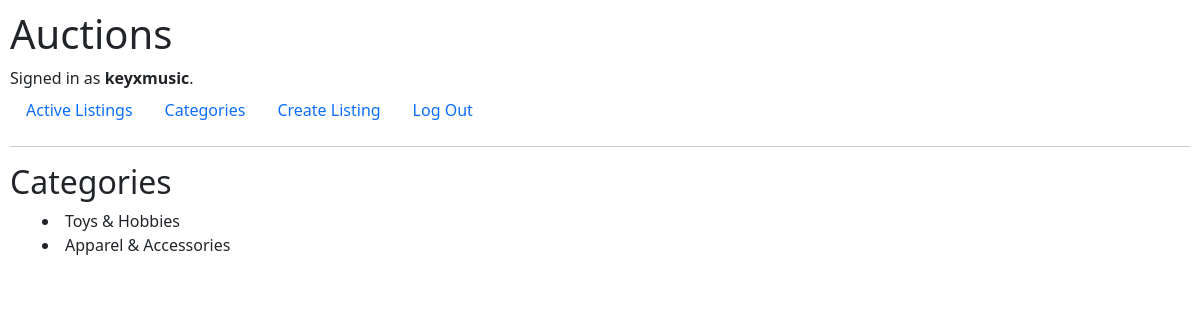
The page /categories (signed in) on the database its author committed.
### auctions/models.py (models this page shows)
class User(AbstractUser):
    pass

class Category(models.Model):
    category = models.CharField(max_length=64)
    def __str__(self):
        return f"{self.category}"

### auctions/views.py (the view)
# urls.py: path("categories", views.categories, name="categories"),
def categories(request):
    categorys = Category.objects.all()
    return render(request, "auctions/categories.html", {
        "categorys": categorys
    })

### auctions/templates/auctions/categories.html
{% extends 'auctions/layout.html' %}
{% block body %}
    <h2>Categories</h2>
    <div class="container">
        {% for category in categorys %}
            <li>{{ category }}</li>
        {% endfor %}
    </div>
{% endblock %}

### auctions/templates/auctions/layout.html (shortened to what this page needs)
{% load static %}
<!DOCTYPE html>
<html lang="en">
    <head>
        <link href="https://cdn.jsdelivr.net/npm/bootstrap@5.0.2/dist/css/bootstrap.min.css" rel="stylesheet">
        <link href="{% static 'auctions/styles.css' %}" rel="stylesheet">
    </head>
    <body>
        <h1>Auctions</h1>
        <div>
            {% if user.is_authenticated %}
                Signed in as <strong>{{ user.username }}</strong>.
            {% else %}
                Not signed in.
            {% endif %}
        </div>
        <ul class="nav">
            <li class="nav-item">
                <a class="nav-link" href="{% url 'index' %}">Active Listings</a>
            </li>
            <li class="nav-item">
                <a class="nav-link" href="{% url 'categories' %}">Categories</a>
            </li>
            {% if user.is_authenticated %}
                <li class="nav-item">
                    <a class="nav-link" href="{% url 'create_listing' %}">Create Listing</a>
                </li>
                <li class="nav-item">
                    <a class="nav-link" href="{% url 'logout' %}">Log Out</a>
                </li>
            {% endif %}
        </ul>
        <hr>
        {% block body %}
        {% endblock %}
    </body>
</html>

### auctions/static/auctions/styles.css (style rules this page uses)
body { padding: 10px; }
a { text-decoration: none; color: black; }

### rows shown on the page
User: username "keyxmusic"
Category: category "Toys & Hobbies"
Category: category "Apparel & Accessories"
